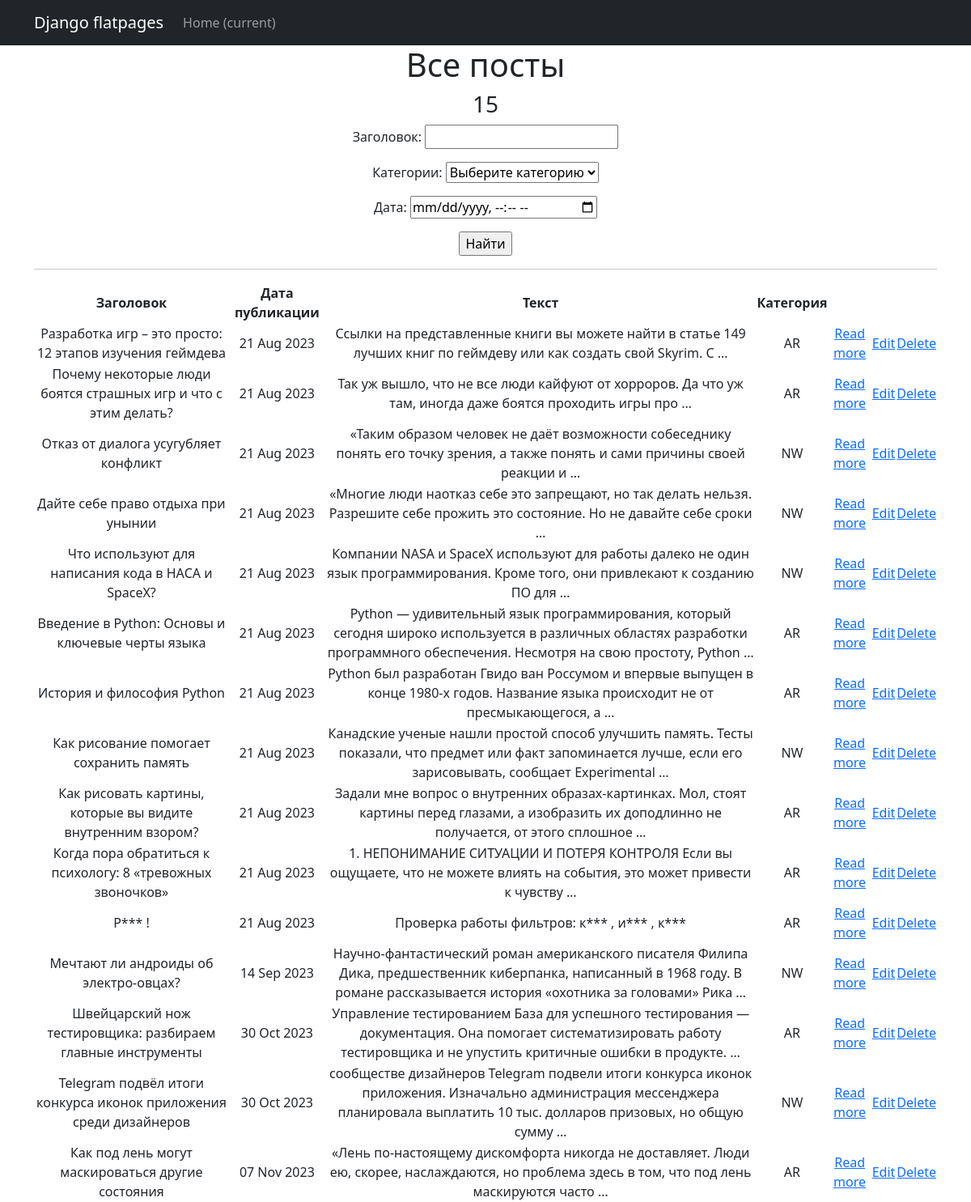
Before: /news/search with the older database file.
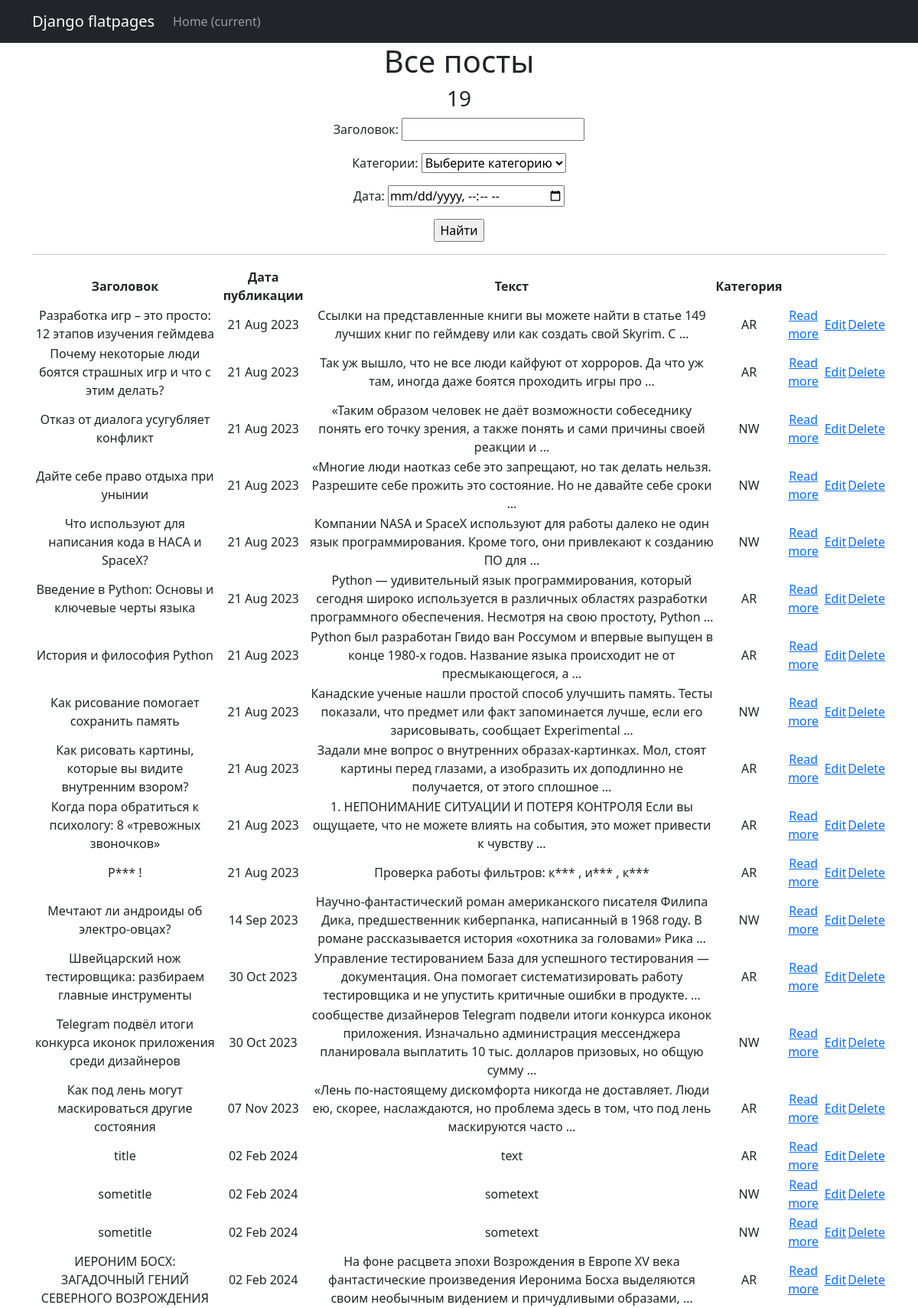
After: the same page with the newer database file.
### newapp/models.py (models this page shows, shortened)
class Post(models.Model):
    author = models.ForeignKey(Author, on_delete=models.CASCADE, null=True)
    NEWS = 'NW'
    ARTICLE = 'AR'
    CATEGORY_CHOICES = (
        (NEWS, 'Новость'),
        (ARTICLE, 'Статья'),
    )
    categoryType = models.CharField(max_length=2, choices=CATEGORY_CHOICES, default=ARTICLE)
    dateCreation = models.DateTimeField(auto_now_add=True)
    create_post = models.DateTimeField(auto_now_add=True)
    postCategory = models.ManyToManyField(Category, through='PostCategory')
    title = models.CharField(max_length=128)
    text = models.TextField()
    rating = models.SmallIntegerField(default=0)

### newapp/views.py (the view)
# urls.py: path('search', PostSearch.as_view(), name='post_list'),
class PostSearch(ListView):
    model = Post
    template_name = 'post_list'
    context_object_name = 'Posts'
    filterset_class = PostFilter
    def get_queryset(self):
        queryset = super().get_queryset()
        self.filterset = PostFilter(self.request.GET, queryset)
        return self.filterset.qs
    def get_context_data(self, **kwargs):
        context = super().get_context_data(**kwargs)
        context['filterset'] = self.filterset
        return context

### newapp/models.py (called while the page is built)
    def __str__(self):
        return f'{self.name}'

### newapp/templatetags/custom_filters.py (called while the page is built)
@register.filter()
def censor(sentence):
    text = sentence.split()
    for i, word in enumerate(text):
        print(word)
        if word in bad_words:
            text[i] = word[0] + '***'
    return ' '.join(text)

### templates/newapp/post_list.html (shortened to what this page needs)
{% extends 'flatpages/default.html' %}
{% load custom_filters %}
{% load custom_tags %}
{% block content %}
   <h1>Все посты</h1>
   <h3>{{ Posts|length }}</h3>
   <form action="" method="get">
        {{ filterset.form.as_p }}
        <input type="submit" value="Найти" />
    </form>
    <hr>
    {% if Posts %}
        <table>
            <tr>
                <td> <b>Заголовок</b> </td>
                <td> <b>Дата публикации</b> </td>
                <td> <b>Текст</b> </td>
                <td> <b>Категория</b> </td>
            </tr>
            {% for post in Posts %}
            <tr>
                <td>{{ post.title|censor }}</td>
                <td>{{ post.dateCreation|date:'d M Y' }}</td>
                <td>{{ post.text|censor|truncatewords:20 }}</td>
                <td>{{ post.categoryType }}</td>
                <td><a href="{% url 'post_detail' post.id %}">Read more</a></td>
                {% if post.categoryType == 'NW' %}
                    <td><a href="{% url 'post_edit' post.id %}">Edit</a></td>
                    <td><a href="{% url 'post_delete' post.id %}">Delete</a></td>
                {% else %}
                    <td><a href="{% url 'article_edit' post.id %}">Edit</a></td>
                    <td><a href="{% url 'article_delete' post.id %}">Delete</a></td>
                {% endif %}
            </tr>
            {% endfor %}
        </table>
    {% else %}
        <h2>Постов нет!</h2>
    {% endif %}
{% endblock content %}

### templates/flatpages/default.html (shortened to what this page needs)
<!DOCTYPE html>
{% load static %}
<html lang="en">
    <head>
        <link href="{% static 'css/styles.css' %}" rel="stylesheet" />
    </head>
    <body>
<nav class="navbar navbar-expand-lg navbar-dark bg-dark static-top">
   <div class="container">
       <a class="navbar-brand" href="#">Django flatpages</a>
       <div class="collapse navbar-collapse" id="navbarResponsive">
           <ul class="navbar-nav ml-auto">
               <li class="nav-item active">
                   <a class="nav-link" href="#">Home
                       <span class="sr-only">(current)</span>
                   </a>
               </li>
               <li class="nav-item">
                   <a class="nav-link" href="//"></a>
               </li>
               <li class="nav-item">
                   <a class="nav-link" href="//"></a>
               </li>
           </ul>
       </div>
   </div>
</nav>
        <div class="container">
            <div class="row">
                  <div class="col-lg-12 text-center">
                    {% block content %}
                    {% endblock content %}
                  </div>
            </div>
        </div>
    </body>
</html>

Changed rows visible on the page:
added Post: title|censor "title", dateCreation "02 Feb 2024", text|censor "text", categoryType "AR", shows "Edit"
added Post: title|censor "sometitle", dateCreation "02 Feb 2024", text|censor "sometext", categoryType "NW", shows "Edit"
added Post: title|censor "sometitle", dateCreation "02 Feb 2024", text|censor "sometext", categoryType "NW", shows "Edit"
added Post: title|censor "ИЕРОНИМ БОСХ: ЗАГАДОЧНЫЙ ГЕНИЙ СЕВЕРНОГО ВОЗРОЖДЕНИЯ", dateCreation "02 Feb 2024", text|censor "На фоне расцвета эпохи Возрождения в Европе XV века фантастические произведения Иеронима Босха выделяются своим необычным видением и причудливыми образами, …", categoryType "AR", shows "Edit"
Other visible differences:
{{ Posts|length }}: "15" → "19"
